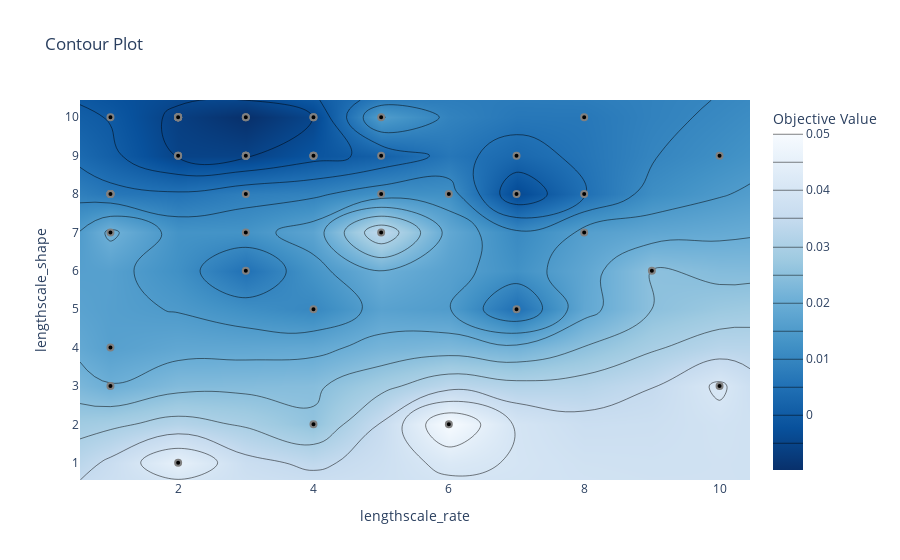

The notebook cell this image was saved under:
### Code cell
plot_contour(study, params=[ 'lengthscale_rate', 'lengthscale_shape'])

### Figure 1 — Plotly figure (JSON) as saved in the notebook; plotly's stock layout.template omitted (floating-point values rounded to 4 significant figures; data arrays with more than 128 entries replaced by an {"elided": "..."} marker saying what was removed)
{"data": [{"colorbar": {"title": {"text": "Objective Value"}}, "colorscale": [[0, "rgb(247,251,255)"], [0.125, "rgb(222,235,247)"], [0.25, "rgb(198,219,239)"], [0.375, "rgb(158,202,225)"], [0.5, "rgb(107,174,214)"], [0.625, "rgb(66,146,198)"], [0.75, "rgb(33,113,181)"], [0.875, "rgb(8,81,156)"], [1, "rgb(8,48,107)"]], "connectgaps": true, "contours": {"coloring": "heatmap"}, "hoverinfo": "none", "line": {"smoothing": 1.3}, "reversescale": true, "type": "contour", "x": [0.55, 1, 2, 3, 4, 5, 6, 7, 8, 9, 10, 10.45], "y": [0.55, 1, 2, 3, 4, 5, 6, 7, 8, 9, 10, 10.45], "z": {"elided": "12x12 float values"}}, {"marker": {"color": "black", "line": {"color": "Grey", "width": 2}}, "mode": "markers", "showlegend": false, "type": "scatter", "x": [7, 7, 4, 4, 10, 5, 2, 1, 10, 6, 3, 8, 8, 5, 7, 3, 4, 6, 8, 9, 4, 4, 3, 2, 1, 2, 2, 3, 3, 1, 2, 2, 2, 3, 4, 5, 1, 2, 3, 5, 1, 2, 2, 4, 3, 2, 1, 1, 1, 3], "y": [8, 9, 9, 2, 9, 7, 1, 3, 3, 2, 6, 10, 7, 8, 5, 10, 5, 8, 8, 6, 9, 9, 10, 10, 10, 10, 10, 7, 9, 8, 10, 10, 9, 9, 10, 9, 8, 10, 9, 10, 4, 10, 9, 10, 9, 10, 8, 8, 7, 8]}], "layout": {"title": {"text": "Contour Plot"}, "xaxis": {"range": [0.55, 10.45], "title": {"text": "lengthscale_rate"}}, "yaxis": {"range": [0.55, 10.45], "title": {"text": "lengthscale_shape"}}}}
